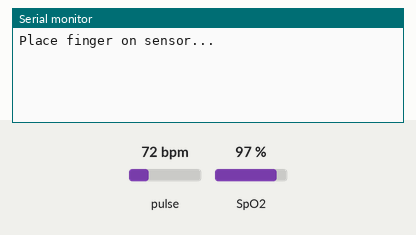
Bench run of a sketch on a simulated ESP32. Parts: the last lines printed to the serial monitor. The test bench sets the inputs (shaded band); at power-on: pulse 72 bpm, SpO2 97 %.

Above: at 1.2 s.
1.3 s: pulse set to 42 bpm
At 2.3 s:
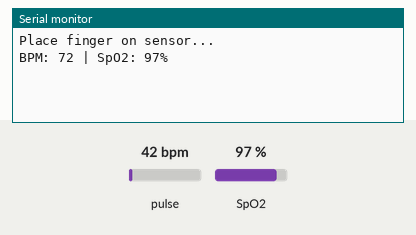
2.8 s: SpO2 set to 80 %
At 4.2 s:
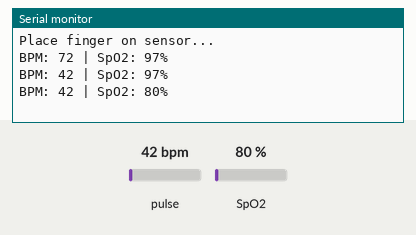
4.3 s: pulse set to 70 bpm
At 5.6 s:
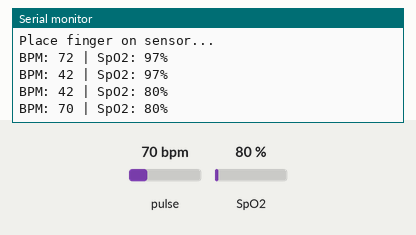
Timing chart, 0 to 7.3 s (numbered marks = the images above; inputs shaded):
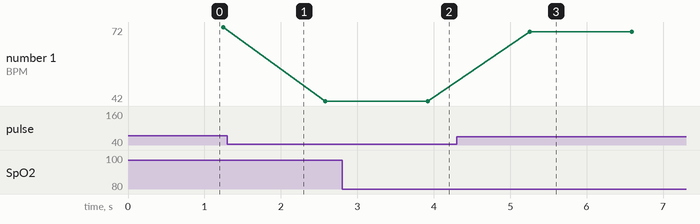

The sketch:

BPM_and_Sp02.ino
```cpp
#include <Wire.h>
#include "MAX30105.h"
#include "heartRate.h"
#include "spo2_algorithm.h"

MAX30105 particleSensor;

#define BUFFER_SIZE 100

uint32_t irBuffer[BUFFER_SIZE];
uint32_t redBuffer[BUFFER_SIZE];

int32_t spo2;
int8_t validSPO2;
int32_t heartRate;
int8_t validHeartRate;

void setup() {
  Serial.begin(115200);

  Wire.begin(21, 22);

  if (!particleSensor.begin(Wire)) {
    Serial.println("MAX30102 NOT FOUND");
    while (1);
  }

  particleSensor.setup();
  particleSensor.setPulseAmplitudeRed(0x2F);
  particleSensor.setPulseAmplitudeIR(0x2F);

  Serial.println("Place finger on sensor...");
}

void loop() {

  // Collect samples
  for (int i = 0; i < BUFFER_SIZE; i++) {
    while (!particleSensor.available())
      particleSensor.check();

    redBuffer[i] = particleSensor.getRed();
    irBuffer[i] = particleSensor.getIR();

    particleSensor.nextSample();
  }

  // Calculate SpO2 + HR
  maxim_heart_rate_and_oxygen_saturation(
    irBuffer,
    BUFFER_SIZE,
    redBuffer,
    &spo2,
    &validSPO2,
    &heartRate,
    &validHeartRate
  );

  Serial.print("BPM: ");
  if (validHeartRate)
    Serial.print(heartRate);
  else
    Serial.print("Invalid");

  Serial.print(" | SpO2: ");
  if (validSPO2)
    Serial.print(spo2);
  else
    Serial.print("Invalid");

  Serial.println("%");

  delay(100);
}
```

Measured:
- after the input at 2.8 s, the serial monitor: prints a new line after 1.1 s (image 2)
- after the input at 4.3 s, the serial monitor: prints a new line after 0.95 s (image 3)
- plotted number 1: 72 → 42 after the input at 1.3 s, 42 → 70 after the input at 4.3 s
